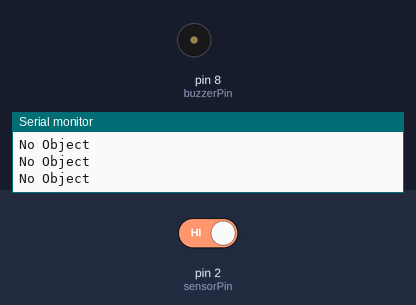
A sketch run on a simulated Arduino Uno, built with avr-gcc and run on an emulated ATmega328P. Parts: buzzer (waves = sounding, pin HIGH), the last lines printed to the serial monitor. The test bench sets the inputs (shaded band); at power-on: pin 2 (sensorPin) HIGH.

Above: at 1.2 s.
1.3 s: pin 2 (sensorPin) driven LOW
At 2.1 s:
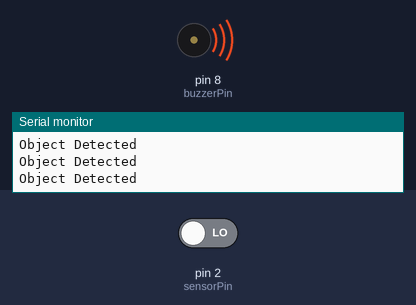
2.9 s: pin 2 (sensorPin) driven HIGH
At 3.3 s:
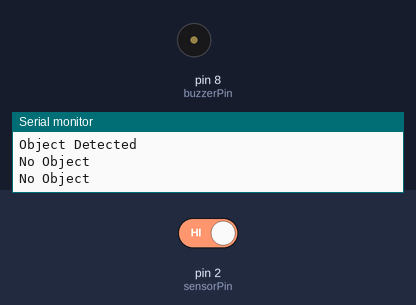
Timing chart, 0 to 5.9 s (numbered marks = the images above; inputs shaded):
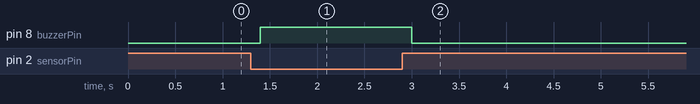

The sketch:

infrared_buzzer.ino
```cpp
int sensorPin = 2;
int buzzerPin = 8;
int sensorValue;

void setup()
{
  Serial.begin(9600);

  pinMode(sensorPin, INPUT);
  pinMode(buzzerPin, OUTPUT);
}

void loop()
{
  sensorValue = digitalRead(sensorPin);

  if (sensorValue == LOW)   // Object detected
  {
    digitalWrite(buzzerPin, HIGH);
    Serial.println("Object Detected");
  }
  else
  {
    digitalWrite(buzzerPin, LOW);
    Serial.println("No Object");
  }

  delay(200);
}
```

Measured:
- after the input at 1.3 s, pin 8 (buzzerPin): LOW → HIGH after 0.10 s
- after the input at 2.9 s, pin 8 (buzzerPin): HIGH → LOW after 0.10 s
